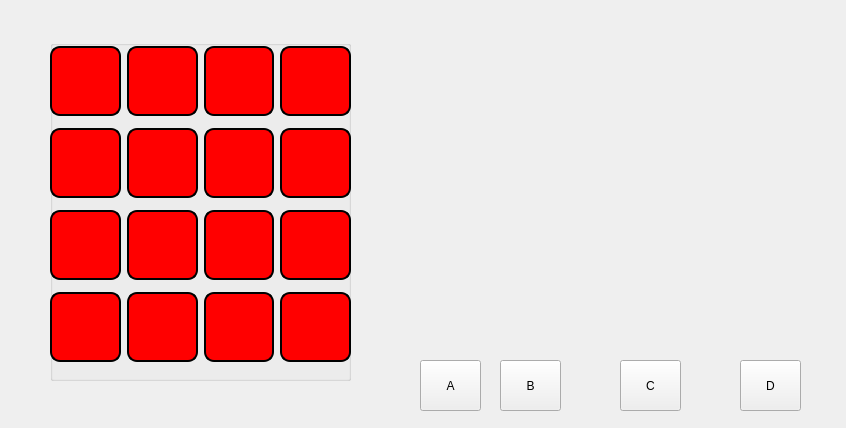
<?xml version="1.0" encoding="UTF-8"?>
<ui version="4.0">
 <class>MathMines</class>
 <widget class="QDialog" name="MathMines">
  <property name="geometry">
   <rect>
    <x>0</x>
    <y>0</y>
    <width>846</width>
    <height>428</height>
   </rect>
  </property>
  <property name="windowTitle">
   <string>Dialog</string>
  </property>
  <widget class="QGroupBox" name="groupBox">
   <property name="geometry">
    <rect>
     <x>50</x>
     <y>40</y>
     <width>301</width>
     <height>341</height>
    </rect>
   </property>
   <property name="cursor">
    <cursorShape>CrossCursor</cursorShape>
   </property>
   <property name="styleSheet">
    <string notr="true">.QPushButton{
background:red;
color:white;
border-color:black;
border-style:outset;
border-width:2px;
border-radius:10px;
border-color:black;
font:bold 14px;
padding: 25px 10px;
min-width:6px;
}

.QPushButton:hover{
background:blue;
}
</string>
   </property>
   <property name="title">
    <string/>
   </property>
   <widget class="QWidget" name="gridLayoutWidget">
    <property name="geometry">
     <rect>
      <x>0</x>
      <y>0</y>
      <width>301</width>
      <height>331</height>
     </rect>
    </property>
    <layout class="QGridLayout" name="gridLayout">
     <property name="sizeConstraint">
      <enum>QLayout::SetDefaultConstraint</enum>
     </property>
     <item row="3" column="2">
      <widget class="QPushButton" name="pushButton_13">
       <property name="text">
        <string/>
       </property>
      </widget>
     </item>
     <item row="0" column="1">
      <widget class="QPushButton" name="pushButton_5">
       <property name="text">
        <string/>
       </property>
      </widget>
     </item>
     <item row="0" column="0">
      <widget class="QPushButton" name="pushButton">
       <property name="text">
        <string/>
       </property>
      </widget>
     </item>
     <item row="3" column="0">
      <widget class="QPushButton" name="pushButton_4">
       <property name="text">
        <string/>
       </property>
      </widget>
     </item>
     <item row="1" column="1">
      <widget class="QPushButton" name="pushButton_8">
       <property name="text">
        <string/>
       </property>
      </widget>
     </item>
     <item row="0" column="3">
      <widget class="QPushButton" name="pushButton_6">
       <property name="text">
        <string/>
       </property>
      </widget>
     </item>
     <item row="0" column="2">
      <widget class="QPushButton" name="pushButton_7">
       <property name="text">
        <string/>
       </property>
      </widget>
     </item>
     <item row="3" column="1">
      <widget class="QPushButton" name="pushButton_11">
       <property name="text">
        <string/>
       </property>
      </widget>
     </item>
     <item row="1" column="2">
      <widget class="QPushButton" name="pushButton_9">
       <property name="text">
        <string/>
       </property>
      </widget>
     </item>
     <item row="2" column="2">
      <widget class="QPushButton" name="pushButton_12">
       <property name="text">
        <string/>
       </property>
      </widget>
     </item>
     <item row="2" column="0">
      <widget class="QPushButton" name="pushButton_3">
       <property name="text">
        <string/>
       </property>
      </widget>
     </item>
     <item row="1" column="3">
      <widget class="QPushButton" name="pushButton_14">
       <property name="text">
        <string/>
       </property>
      </widget>
     </item>
     <item row="2" column="1">
      <widget class="QPushButton" name="pushButton_10">
       <property name="text">
        <string/>
       </property>
      </widget>
     </item>
     <item row="2" column="3">
      <widget class="QPushButton" name="pushButton_15">
       <property name="text">
        <string/>
       </property>
      </widget>
     </item>
     <item row="1" column="0">
      <widget class="QPushButton" name="pushButton_2">
       <property name="text">
        <string/>
       </property>
      </widget>
     </item>
     <item row="3" column="3">
      <widget class="QPushButton" name="pushButton_16">
       <property name="text">
        <string/>
       </property>
      </widget>
     </item>
    </layout>
   </widget>
  </widget>
  <widget class="QStackedWidget" name="stackedWidget_initial">
   <property name="geometry">
    <rect>
     <x>420</x>
     <y>10</y>
     <width>411</width>
     <height>401</height>
    </rect>
   </property>
   <property name="currentIndex">
    <number>1</number>
   </property>
   <widget class="QWidget" name="page">
    <widget class="QWidget" name="verticalLayoutWidget">
     <property name="geometry">
      <rect>
       <x>20</x>
       <y>160</y>
       <width>371</width>
       <height>80</height>
      </rect>
     </property>
     <layout class="QVBoxLayout" name="verticalLayout">
      <item>
       <widget class="QLabel" name="label">
        <property name="font">
         <font>
          <pointsize>36</pointsize>
          <weight>75</weight>
          <italic>false</italic>
          <bold>true</bold>
         </font>
        </property>
        <property name="text">
         <string>MathMines</string>
        </property>
        <property name="alignment">
         <set>Qt::AlignCenter</set>
        </property>
       </widget>
      </item>
     </layout>
    </widget>
   </widget>
   <widget class="QWidget" name="page_2">
    <widget class="QLabel" name="label_2">
     <property name="geometry">
      <rect>
       <x>0</x>
       <y>10</y>
       <width>401</width>
       <height>331</height>
      </rect>
     </property>
     <property name="text">
      <string/>
     </property>
     <property name="pixmap">
      <pixmap>question0.png</pixmap>
     </property>
    </widget>
    <widget class="QPushButton" name="Answer_A">
     <property name="geometry">
      <rect>
       <x>0</x>
       <y>350</y>
       <width>61</width>
       <height>51</height>
      </rect>
     </property>
     <property name="text">
      <string>A</string>
     </property>
    </widget>
    <widget class="QPushButton" name="Answer_B">
     <property name="geometry">
      <rect>
       <x>80</x>
       <y>350</y>
       <width>61</width>
       <height>51</height>
      </rect>
     </property>
     <property name="text">
      <string>B</string>
     </property>
    </widget>
    <widget class="QPushButton" name="Answer_D">
     <property name="geometry">
      <rect>
       <x>320</x>
       <y>350</y>
       <width>61</width>
       <height>51</height>
      </rect>
     </property>
     <property name="text">
      <string>D</string>
     </property>
    </widget>
    <widget class="QPushButton" name="Answer_C">
     <property name="geometry">
      <rect>
       <x>200</x>
       <y>350</y>
       <width>61</width>
       <height>51</height>
      </rect>
     </property>
     <property name="text">
      <string>C</string>
     </property>
    </widget>
   </widget>
  </widget>
  <zorder>stackedWidget_initial</zorder>
  <zorder>groupBox</zorder>
 </widget>
 <resources/>
 <connections/>
</ui>
